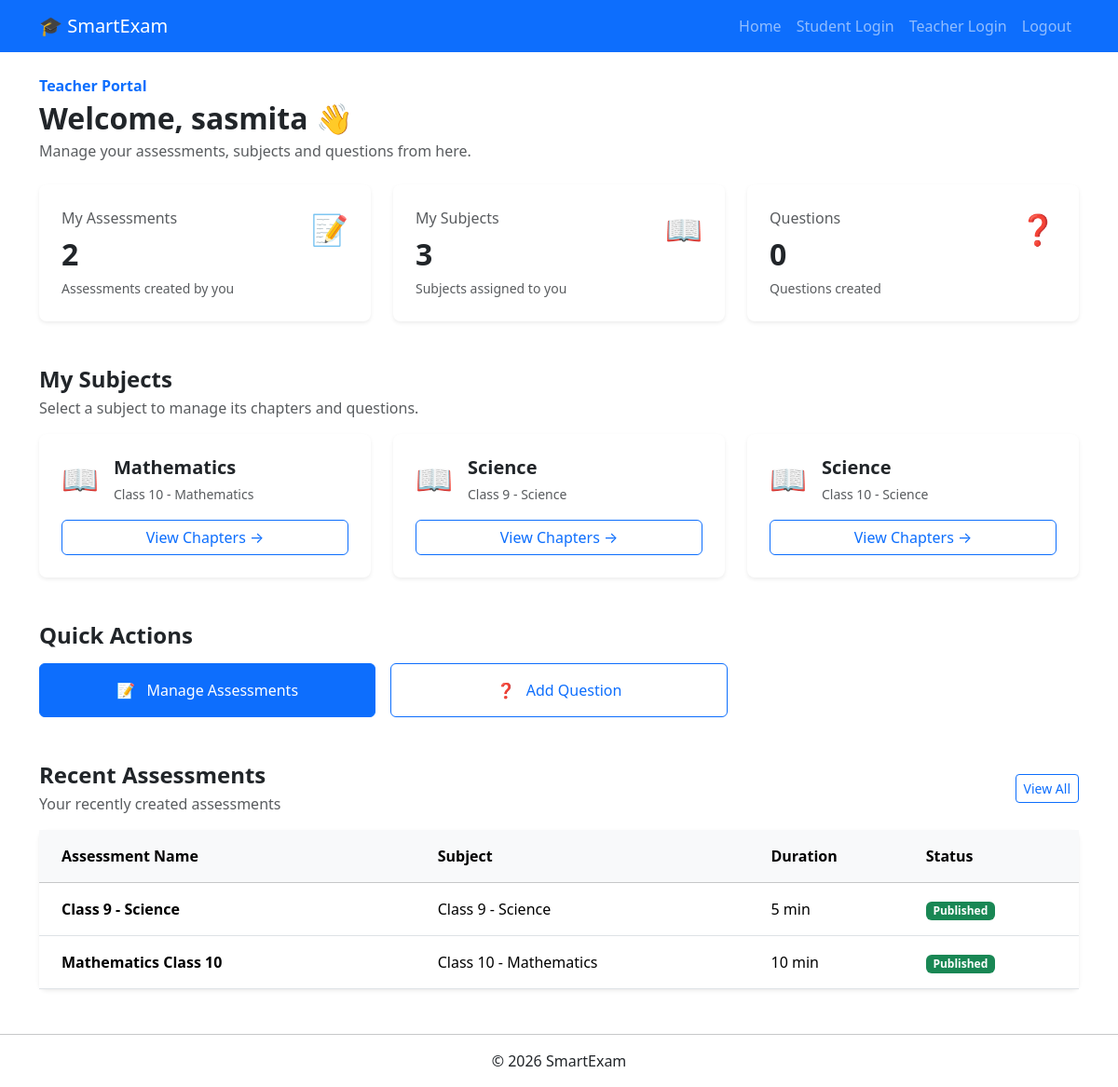
Page /teacher/ (signed in) on the committed database.
### accounts/models.py (models this page shows, shortened)
class User(AbstractUser):
    id = models.UUIDField(primary_key=True, default=uuid.uuid4, editable=False)
    username = None
    email = models.EmailField(
        unique=True,
        blank=True,
        null=True,
    )
    mobile_number = models.CharField(max_length=15, unique=True)
    mobile_verified = models.BooleanField(default=False)
    user_type = models.CharField(
        max_length=20,
        choices=UserType.choices,
        default=UserType.STUDENT,
    )
    institute = models.ForeignKey(
        "subjects.Institute",
        on_delete=models.PROTECT,
        related_name="users",
        blank=True,
        null=True,
    )
    created_at = models.DateTimeField(auto_now_add=True)
    updated_at = models.DateTimeField(auto_now=True)
    USERNAME_FIELD = "email"
    REQUIRED_FIELDS = ["first_name", "mobile_number"]
    objects = UserManager()

### subjects/models.py (models this page shows, shortened)
class TeacherAssignment(BaseModel):
    teacher = models.ForeignKey(
        settings.AUTH_USER_MODEL,
        on_delete=models.PROTECT,
        related_name="teacher_assignments",
    )
    subject = models.ForeignKey(
        Subject,
        on_delete=models.PROTECT,
        related_name="teacher_assignments",
        blank=True,
        null=True,
    )
    chapter = models.ForeignKey(
        Chapter,
        on_delete=models.PROTECT,
        related_name="teacher_assignments",
        blank=True,
        null=True,
    )
    class Meta:
        constraints = [
            models.CheckConstraint(
                condition=(
                    models.Q(subject__isnull=False)
                    & models.Q(chapter__isnull=True)
                )
                | (
                    models.Q(subject__isnull=True)
                    & models.Q(chapter__isnull=False)
                ),
                name="teacher_assignment_subject_or_chapter",
            ),
            models.UniqueConstraint(
                fields=["teacher", "subject"],
                condition=models.Q(subject__isnull=False),
                name="unique_teacher_subject_assignment",
            ),
            models.UniqueConstraint(
                fields=["teacher", "chapter"],
                condition=models.Q(chapter__isnull=False),
                name="unique_teacher_chapter_assignment",
            ),
        ]

class Subject(BaseModel):
    program = models.ForeignKey(
        Program,
        on_delete=models.PROTECT,
        related_name="subjects",
    )
    name = models.CharField(
        max_length=100,
    )
    description = models.TextField(
        blank=True,
    )
    class Meta:
        ordering = ["name"]
        constraints = [
            models.UniqueConstraint(
                fields=["program", "name"],
                name="unique_subject_per_program",
            )
        ]
        verbose_name = "Subject"
        verbose_name_plural = "Subjects"

class Program(BaseModel):
    class ProgramAccess(models.TextChoices):
        PUBLIC = "PUBLIC", "Public"
        INSTITUTE = "INSTITUTE", "Institute"
        PRIVATE = "PRIVATE", "Private"
    institute = models.ForeignKey(
        Institute,
        on_delete=models.PROTECT,
        related_name="programs",
        blank=True,
        null=True,
    )
    name = models.CharField(
        max_length=200,
    )
    description = models.TextField(
        blank=True,
    )
    access = models.CharField(
        max_length=20,
        choices=ProgramAccess.choices,
        default=ProgramAccess.INSTITUTE,
    )
    class Meta:
        ordering = ["name"]
        constraints = [
            models.UniqueConstraint(
                fields=["institute", "name"],
                name="unique_program_per_institute",
            )
        ]
        verbose_name = "Program"
        verbose_name_plural = "Programs"

### assessment/models.py (models this page shows, shortened)
class Assessment(BaseModel):
    program = models.ForeignKey(
        "subjects.Program",
        on_delete=models.PROTECT,
        related_name="assessments",
        null=True,
        blank=True,
    )
    name = models.CharField(
        max_length=100,
        db_index=True,
    )
    description = models.TextField(
        blank=True,
    )
    duration_minutes = models.PositiveIntegerField()
    status = models.CharField(
        max_length=20,
        choices=AssessmentStatus.choices,
        default=AssessmentStatus.DRAFT,
    )
    created_by = models.ForeignKey(
        settings.AUTH_USER_MODEL,
        on_delete=models.PROTECT,
        related_name="created_assessments",
    )
    class Meta:
        ordering = [
            "program",
            "name",
        ]
        constraints = [
            models.UniqueConstraint(
                fields=[
                    "created_by",
                    "program",
                    "name",
                ],
                name="unique_assessment_name_per_teacher_per_program",
            )
        ]

### accounts/views.py (the view)
def teacher_dashboard(request):
    if not request.user.is_authenticated:
        return redirect("teacher_login")
    if request.user.user_type != UserType.TEACHER:
        return redirect("admin:index")
    assignments = (
        request.user.teacher_assignments
        .filter(
            is_active=True,
            subject__is_active=True,
        )
        .select_related(
            "subject",
            "subject__program",
            "subject__program__institute",
        )
    )
    assessment_count = Assessment.objects.filter(
        created_by=request.user,
    ).count()
    recent_assessments = (
        Assessment.objects
        .filter(
            created_by=request.user,
        )
        .select_related(
            "program",
            "program__institute",
        )
        .order_by(
            "-created_at",
        )[:5]
    )
    return render(
        request,
        "accounts/teacher_dashboard.html",
        {
            "assignments": assignments,
            "assessment_count": assessment_count,
            "recent_assessments": recent_assessments,
        },
    )

### templates/accounts/teacher_dashboard.html (shortened to what this page needs)
{% extends "base.html" %}
{% block content %}
<div class="d-flex justify-content-between align-items-center mb-4">
    <div>
        <p class="text-primary fw-semibold mb-1">
            Teacher Portal
        </p>
        <h2 class="fw-bold mb-1">
            Welcome, {{ request.user.first_name }} 👋
        </h2>
        <p class="text-muted mb-0">
            Manage your assessments, subjects and questions from here.
        </p>
    </div>
</div>
<div class="row g-4 mb-5">
    <div class="col-md-4">
        <div class="card border-0 shadow-sm rounded-3 h-100">
            <div class="card-body p-4">
                <div class="d-flex justify-content-between align-items-start">
                    <div>
                        <p class="text-muted mb-2">
                            My Assessments
                        </p>
                        <h2 class="fw-bold mb-1">
                            {{ assessment_count }}
                        </h2>
                        <small class="text-muted">
                            Assessments created by you
                        </small>
                    </div>
                    <div class="fs-2">
                        📝
                    </div>
                </div>
            </div>
        </div>
    </div>
    <div class="col-md-4">
        <div class="card border-0 shadow-sm rounded-3 h-100">
            <div class="card-body p-4">
                <div class="d-flex justify-content-between align-items-start">
                    <div>
                        <p class="text-muted mb-2">
                            My Subjects
                        </p>
                        <h2 class="fw-bold mb-1">
                            {{ assignments|length }}
                        </h2>
                        <small class="text-muted">
                            Subjects assigned to you
                        </small>
                    </div>
                    <div class="fs-2">
                        📖
                    </div>
                </div>
            </div>
        </div>
    </div>
    <div class="col-md-4">
        <div class="card border-0 shadow-sm rounded-3 h-100">
            <div class="card-body p-4">
                <div class="d-flex justify-content-between align-items-start">
                    <div>
                        <p class="text-muted mb-2">
                            Questions
                        </p>
                        <h2 class="fw-bold mb-1">
                            0
                        </h2>
                        <small class="text-muted">
                            Questions created
                        </small>
                    </div>
                    <div class="fs-2">
                        ❓
                    </div>
                </div>
            </div>
        </div>
    </div>
</div>
<div class="mb-5">
    <div class="mb-3">
        <h4 class="fw-bold mb-1">
            My Subjects
        </h4>
        <p class="text-muted mb-0">
            Select a subject to manage its chapters and questions.
        </p>
    </div>
    <div class="row g-4">
        {% for assignment in assignments %}
            <div class="col-md-6 col-lg-4">
                <div class="card border-0 shadow-sm rounded-3 h-100">
                    <div class="card-body p-4">
                        <div class="d-flex align-items-start mb-3">
                            <div class="fs-2 me-3">
                                📖
                            </div>
                            <div>
                                <h5 class="fw-bold mb-1">
                                        {{ assignment.subject.name }}
                                </h5>
                                <small class="text-muted">
                                    {{ assignment.subject.program.name }}
                                </small>
                            </div>
                        </div>
                        <a
                            href="{% url 'teacher_subject_chapters' assignment.subject.id %}"
                            class="btn btn-outline-primary w-100"
                        >
                            View Chapters →
                        </a>
                    </div>
                </div>
            </div>
        {% endfor %}
    </div>
</div>
<div class="mb-5">
    <h4 class="fw-bold mb-3">
        Quick Actions
    </h4>
    <div class="row g-3">
        <div class="col-md-4">
                <a
                    href="{% url 'teacher_assessment_list' %}"
                    class="btn btn-primary w-100 py-3"
                >
                📝
                <span class="ms-2">
                    Manage Assessments
                </span>
            </a>
        </div>
        <div class="col-md-4">
            <a
                href="#"
                class="btn btn-outline-primary w-100 py-3"
            >
                ❓
                <span class="ms-2">
                    Add Question
                </span>
            </a>
        </div>
    </div>
</div>
<div>
    <div class="d-flex justify-content-between align-items-center mb-3">
        <div>
            <h4 class="fw-bold mb-1">
                Recent Assessments
            </h4>
            <p class="text-muted mb-0">
                Your recently created assessments
            </p>
        </div>
        <a
            href="{% url 'teacher_assessment_list' %}"
            class="btn btn-sm btn-outline-primary"
        >
            View All
        </a>
    </div>
    <div class="card border-0 shadow-sm rounded-3">
        <div class="card-body p-0">
            <div class="table-responsive">
                <table class="table table-hover align-middle mb-0">
                    <thead class="table-light">
                        <tr>
                            <th class="px-4 py-3">
                                Assessment Name
                            </th>
                            <th class="py-3">
                                Subject
                            </th>
                            <th class="py-3">
                                Duration
                            </th>
                            <th class="py-3">
                                Status
                            </th>
                        </tr>
                    </thead>
                    <tbody>
                        {% for assessment in recent_assessments %}
                            <tr>
                                <td class="px-4 py-3">
                                    <strong>
                                        {{ assessment.name }}
                                    </strong>
                                </td>
                                <td>
                                    {{ assessment.program.name }}
                                </td>
                                <td>
                                    {{ assessment.duration_minutes }}
                                    min
                                </td>
                                <td>
                                    {% if assessment.status == "PUBLISHED" %}
                                        <span class="badge bg-success">
                                            Published
                                        </span>
                                    {% else %}
                                        <span class="badge bg-secondary">
                                            Draft
                                        </span>
                                    {% endif %}
                                </td>
                            </tr>
                        {% endfor %}
                    </tbody>
                </table>
            </div>
        </div>
    </div>
</div>
{% endblock %}

### rows in the picture
User: user.first_name "sasmita"
TeacherAssignment: subject.name "Mathematics", subject.program.name "Class 10 - Mathematics"
TeacherAssignment: subject.name "Science", subject.program.name "Class 9 - Science"
TeacherAssignment: subject.name "Science", subject.program.name "Class 10 - Science"
Assessment: name "Class 9 - Science", program.name "Class 9 - Science", duration_minutes "5", status "Published"
Assessment: name "Mathematics Class 10", program.name "Class 10 - Mathematics", duration_minutes "10", status "Published"

### other values in the picture
{{ assessment_count }} "2"
{{ assignments|length }} "3"
